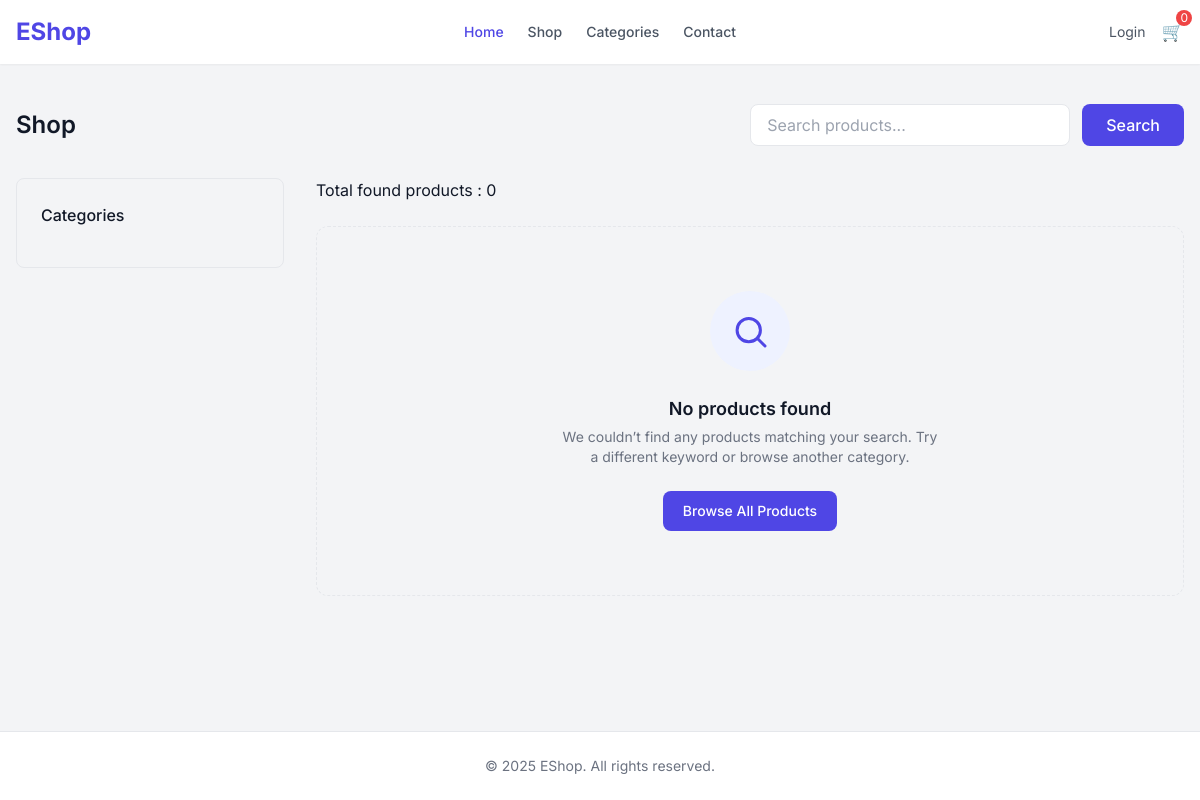
The page /shop/ on the database as committed earlier.
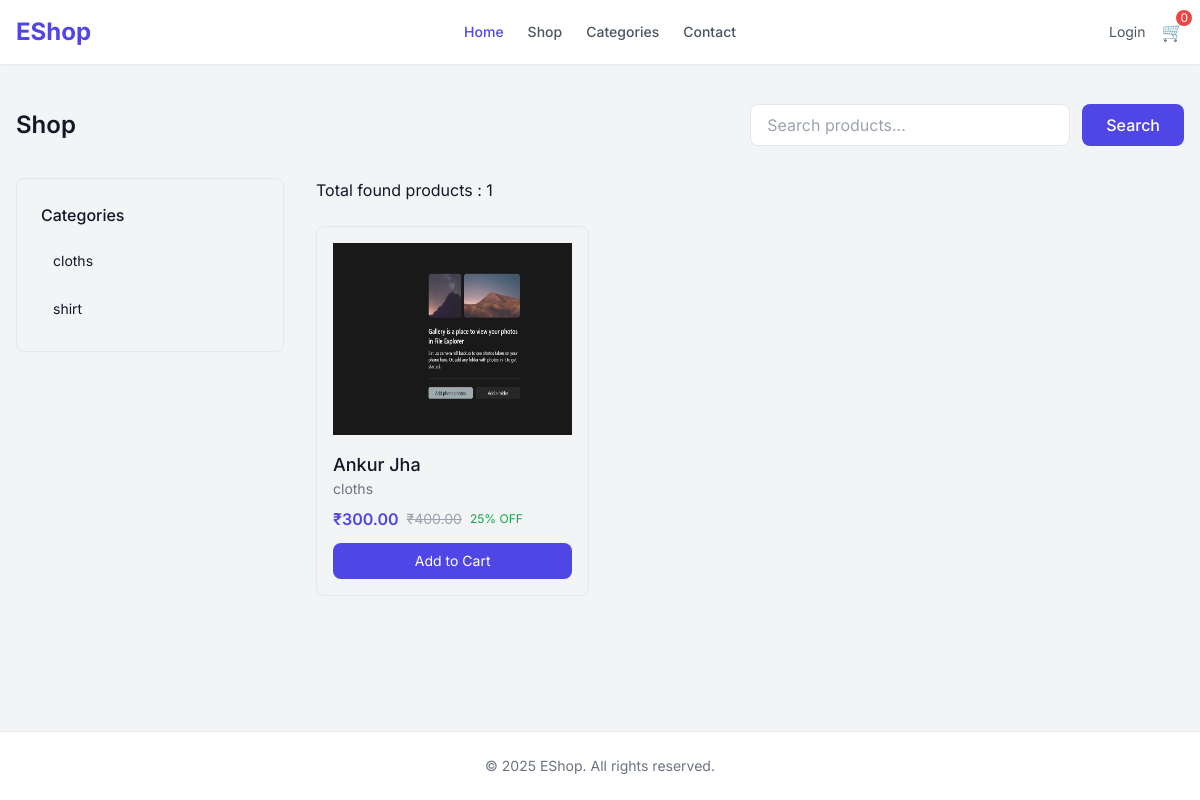
The same page on the database as committed later.
### eshopapp/models.py (models this page shows, shortened)
class Category(models.Model):
    name = models.CharField(max_length=200)
    slug = models.SlugField(unique=True)
    parent_id = models.ForeignKey(
        "self", on_delete=models.CASCADE, null=True, blank=True, related_name="children"
    )
    created_at = models.DateTimeField(auto_now_add=True)
    def __str__(self):
        return self.name

class Product(models.Model):
    name = models.CharField(max_length=50)
    slug = models.CharField(unique=True, max_length=200)
    cat_id = models.ForeignKey(
        Category, on_delete=models.CASCADE, related_name="products"
    )
    mrp = models.DecimalField(max_digits=10, decimal_places=2)
    selling_price = models.DecimalField(max_digits=10, decimal_places=2)
    stock = models.IntegerField()
    image = models.ImageField(upload_to="photos/", null=True, blank=True)
    description = models.TextField()

### eshopapp/views.py (the view)
# urls.py: path("shop/", shoppage, name="shop"),
def shoppage(request):
    products = Product.objects.all()
    categories = Category.objects.all()
    categoryFilter = request.GET.get("category")
    searchFilter = request.GET.get("search")
    if categoryFilter:
        catId = Category.objects.filter(slug=categoryFilter).first()
        products = Product.objects.filter(cat_id=catId)
    if searchFilter:
        products = Product.objects.filter(name__icontains=searchFilter)
    countTotal = products.count()
    return render(
        request,
        "public/shop.html",
        {"products": products, "categories": categories, "countTotal": countTotal},
    )

### eshopapp/templates/public/shop.html (shortened to what this page needs)
{% extends 'layout/publiclayout.html' %}
{% block content %}
  <div class="max-w-7xl mx-auto px-4 py-10">
    <div class="flex flex-col md:flex-row md:items-center md:justify-between gap-4 mb-8">
      <h1 class="text-2xl font-semibold">Shop</h1>
      <form method="get" class="flex flex-col sm:flex-row gap-3 w-full md:w-auto">
        <input type="text" name="search" value="{{ request.GET.search }}" placeholder="Search products..." class="w-full md:w-80 border rounded-lg px-4 py-2 focus:outline-none focus:ring-2 focus:ring-indigo-500" />
        <button type="submit" class="px-6 py-2 bg-indigo-600 hover:bg-indigo-700 text-white rounded-lg font-medium">Search</button>
      </form>
    </div>
    <div class="grid grid-cols-1 lg:grid-cols-4 gap-8">
      <div class="border rounded-lg p-6 space-y-6 self-start">
        <div>
          <h3 class="font-medium mb-4">Categories</h3>
          <div class="space-y-3 text-sm">
            {% for categorie in categories %}
              <a href="?category={{ categorie.name }}"
                class="block px-3 py-2 rounded-lg
              {% if request.GET.category == categorie.name %}
                bg-indigo-200 text-indigo-900
              {% else %}
                hover:bg-indigo-100 hover:text-indigo-700
              {% endif %}
              transition">
                {{ categorie.name }}
              </a>
            {% endfor %}
          </div>
        </div>
      </div>
      <div class="lg:col-span-3">
        <h3>Total found products : {{ countTotal }}</h3>
        <br />
        <div class="grid grid-cols-1 sm:grid-cols-2 lg:grid-cols-3 gap-6">
          {% if countTotal <= 0 %}
            <div class="col-span-full flex flex-col items-center justify-center border border-dashed rounded-xl py-16 px-6 text-center">
              <div class="w-20 h-20 flex items-center justify-center rounded-full bg-indigo-50 text-indigo-600 mb-6">
                <svg xmlns="http://www.w3.org/2000/svg" fill="none" viewBox="0 0 24 24" stroke-width="1.8" stroke="currentColor" class="w-10 h-10">
                  <path stroke-linecap="round" stroke-linejoin="round" d="M21 21l-4.35-4.35m1.6-5.15a7 7 0 11-14 0 7 7 0 0114 0z" />
                </svg>
              </div>
              <h3 class="text-lg font-semibold mb-1">No products found</h3>
              <p class="text-gray-500 text-sm mb-6 max-w-sm">We couldn’t find any products matching your search. Try a different keyword or browse another category.</p>
              <a href="/shop" class="inline-flex items-center gap-2 px-5 py-2.5 bg-indigo-600 hover:bg-indigo-700 text-white rounded-lg text-sm font-medium">Browse All Products</a>
            </div>
          {% else %}
            {% for product in products %}
              <div class="border rounded-lg p-4 hover:shadow transition">
                <a href="{% url 'productview' product.slug %}">
                  <div class="h-48 bg-gray-100 rounded mb-4">
                    <img src="{{ product.image.url }}" class="w-full h-full" alt="" srcset="" />
                  </div>
                </a>
                <h3 class="font-medium text-lg">{{ product.name }}</h3>
                <p class="text-sm text-gray-500 mb-2">{{ product.cat_id }}</p>
                <div class="flex items-center gap-2 mb-3">
                  <span class="font-semibold text-indigo-600">₹{{ product.selling_price }}</span>
                  <span class="text-sm line-through text-gray-400">₹{{ product.mrp }}</span>
                  <span class="text-xs text-green-600">25% OFF</span>
                </div>
                <button class="w-full bg-indigo-600 hover:bg-indigo-700 text-white py-2 rounded-lg text-sm">Add to Cart</button>
              </div>
            {% endfor %}
          {% endif %}
        </div>
      </div>
    </div>
  </div>
{% endblock %}

Rows that differ between the two databases and show on the page:
added Category: name "cloths"
added Category: name "shirt"
added Product: image (picture), name "Ankur Jha", cat_id "cloths", selling_price "300.00", mrp "400.00"
Other text that changed with them:
{{ countTotal }}: "0" → "1"
text no longer shown: "No products found We couldn’t find any products matching your search. Try a different keyword or browse another category. Browse All Products"
